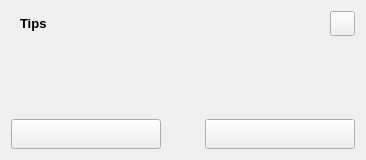
<?xml version="1.0" encoding="UTF-8"?>
<ui version="4.0">
 <class>MyMessageBox</class>
 <widget class="QWidget" name="MyMessageBox">
  <property name="geometry">
   <rect>
    <x>0</x>
    <y>0</y>
    <width>366</width>
    <height>160</height>
   </rect>
  </property>
  <property name="minimumSize">
   <size>
    <width>0</width>
    <height>160</height>
   </size>
  </property>
  <property name="maximumSize">
   <size>
    <width>16777215</width>
    <height>160</height>
   </size>
  </property>
  <property name="windowTitle">
   <string>Form</string>
  </property>
  <layout class="QGridLayout" name="gridLayout">
   <item row="0" column="0">
    <widget class="QWidget" name="w_bg" native="true">
     <layout class="QVBoxLayout" name="lay_bg" stretch="0,0,0,0">
      <property name="leftMargin">
       <number>0</number>
      </property>
      <property name="topMargin">
       <number>0</number>
      </property>
      <property name="rightMargin">
       <number>0</number>
      </property>
      <property name="bottomMargin">
       <number>0</number>
      </property>
      <item>
       <layout class="QHBoxLayout" name="horizontalLayout_4">
        <property name="leftMargin">
         <number>9</number>
        </property>
        <item>
         <widget class="QLabel" name="lab_messagebox_title">
          <property name="font">
           <font>
            <pointsize>10</pointsize>
            <weight>75</weight>
            <bold>true</bold>
           </font>
          </property>
          <property name="text">
           <string>Tips</string>
          </property>
         </widget>
        </item>
        <item>
         <spacer name="horizontalSpacer_2">
          <property name="orientation">
           <enum>Qt::Horizontal</enum>
          </property>
          <property name="sizeHint" stdset="0">
           <size>
            <width>40</width>
            <height>20</height>
           </size>
          </property>
         </spacer>
        </item>
        <item>
         <widget class="QPushButton" name="btn_system_close">
          <property name="minimumSize">
           <size>
            <width>25</width>
            <height>25</height>
           </size>
          </property>
          <property name="maximumSize">
           <size>
            <width>25</width>
            <height>25</height>
           </size>
          </property>
          <property name="text">
           <string/>
          </property>
          <property name="icon">
           <iconset resource="qss.qrc">
            <normaloff>:/icons/close.png</normaloff>:/icons/close.png</iconset>
          </property>
          <property name="iconSize">
           <size>
            <width>20</width>
            <height>20</height>
           </size>
          </property>
         </widget>
        </item>
       </layout>
      </item>
      <item>
       <layout class="QHBoxLayout" name="horizontalLayout_3">
        <property name="leftMargin">
         <number>15</number>
        </property>
        <property name="rightMargin">
         <number>15</number>
        </property>
        <item>
         <widget class="QLabel" name="lab_mbox_icon">
          <property name="minimumSize">
           <size>
            <width>40</width>
            <height>40</height>
           </size>
          </property>
          <property name="maximumSize">
           <size>
            <width>40</width>
            <height>40</height>
           </size>
          </property>
          <property name="text">
           <string/>
          </property>
         </widget>
        </item>
        <item>
         <widget class="QLabel" name="lab_mess_body">
          <property name="text">
           <string/>
          </property>
          <property name="alignment">
           <set>Qt::AlignCenter</set>
          </property>
         </widget>
        </item>
       </layout>
      </item>
      <item>
       <spacer name="verticalSpacer_2">
        <property name="orientation">
         <enum>Qt::Vertical</enum>
        </property>
        <property name="sizeHint" stdset="0">
         <size>
          <width>20</width>
          <height>40</height>
         </size>
        </property>
       </spacer>
      </item>
      <item>
       <layout class="QHBoxLayout" name="horizontalLayout_2">
        <item>
         <widget class="QPushButton" name="btn_mbox_btn01">
          <property name="minimumSize">
           <size>
            <width>150</width>
            <height>30</height>
           </size>
          </property>
          <property name="cursor">
           <cursorShape>PointingHandCursor</cursorShape>
          </property>
          <property name="text">
           <string/>
          </property>
         </widget>
        </item>
        <item>
         <spacer name="horizontalSpacer">
          <property name="orientation">
           <enum>Qt::Horizontal</enum>
          </property>
          <property name="sizeType">
           <enum>QSizePolicy::Expanding</enum>
          </property>
          <property name="sizeHint" stdset="0">
           <size>
            <width>20</width>
            <height>20</height>
           </size>
          </property>
         </spacer>
        </item>
        <item>
         <widget class="QPushButton" name="btn_mbox_btn02">
          <property name="minimumSize">
           <size>
            <width>150</width>
            <height>30</height>
           </size>
          </property>
          <property name="cursor">
           <cursorShape>PointingHandCursor</cursorShape>
          </property>
          <property name="text">
           <string/>
          </property>
         </widget>
        </item>
       </layout>
      </item>
     </layout>
    </widget>
   </item>
  </layout>
 </widget>
 <resources>
  <include location="qss.qrc"/>
 </resources>
 <connections/>
</ui>
